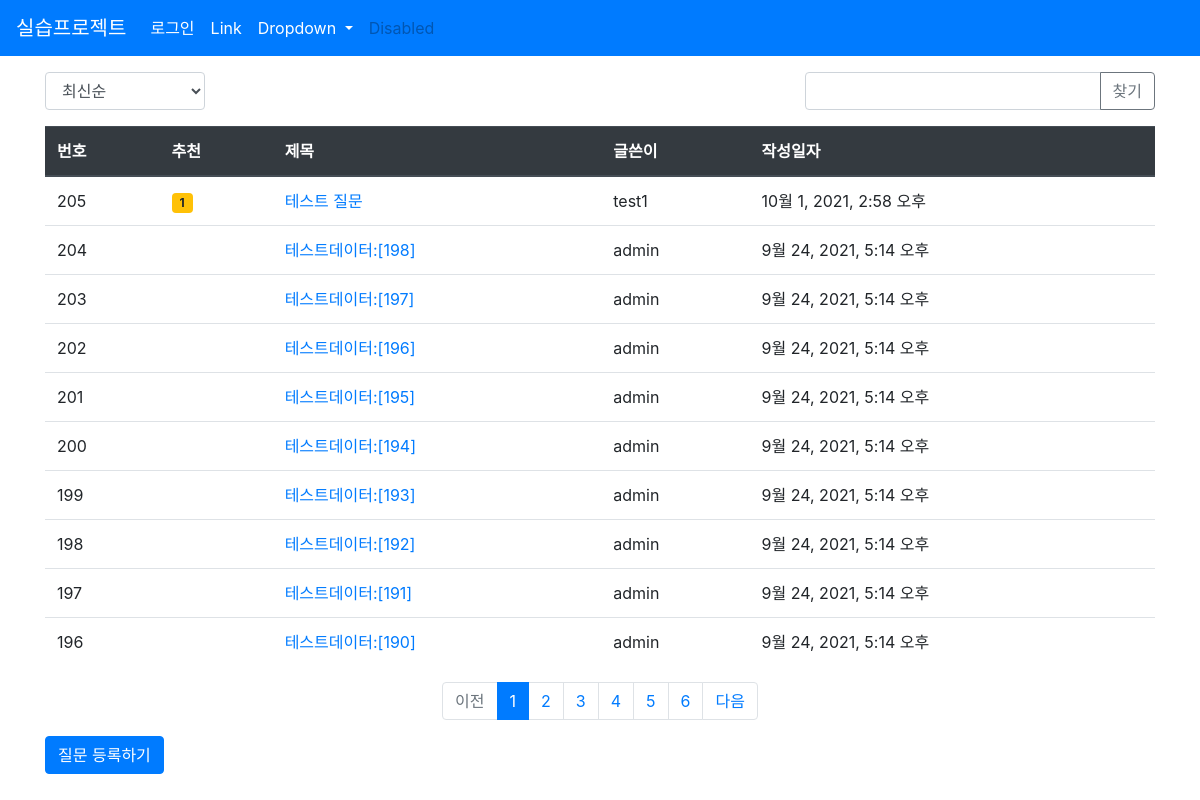
The page /board/ on the database as committed earlier.
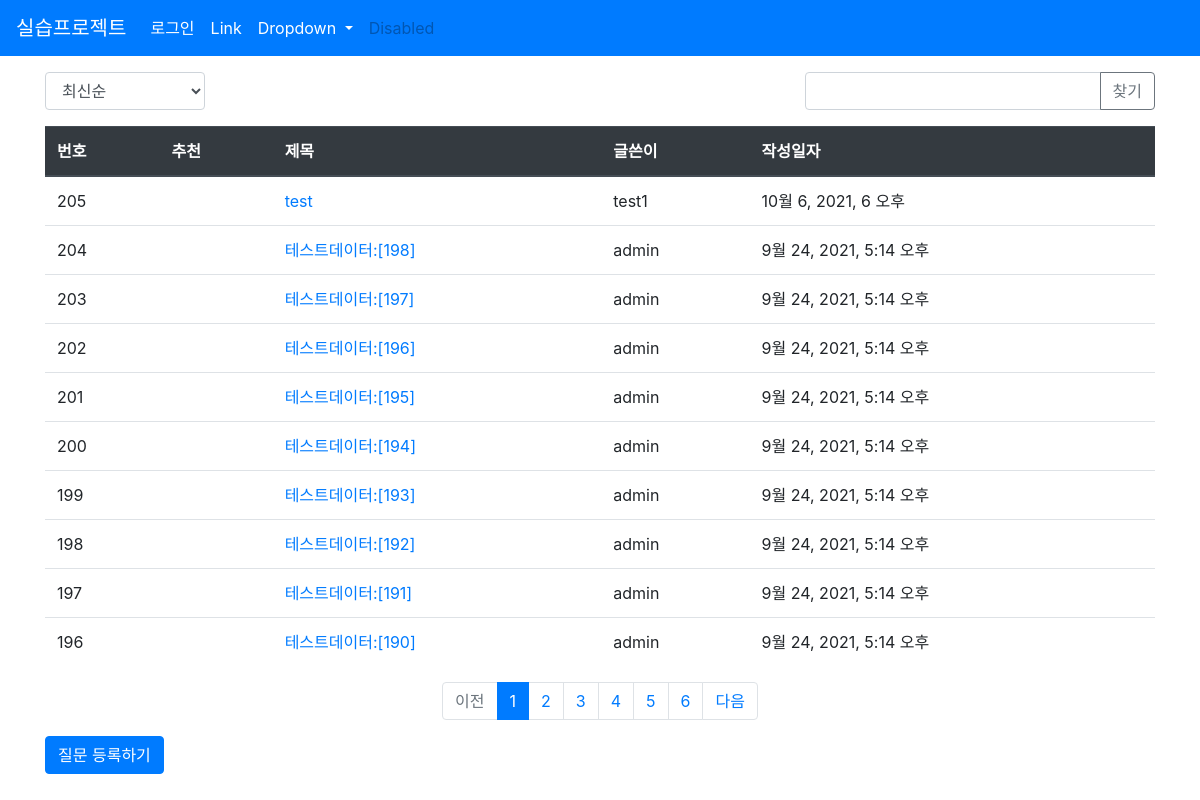
The same page on the database as committed later.
### board/models.py (models this page shows, shortened)
class Question(models.Model):
    author = models.ForeignKey(User, on_delete=models.CASCADE, related_name='author_question')
    subject = models.CharField(max_length=200)
    content = models.TextField()
    create_date = models.DateTimeField()
    modify_date = models.DateTimeField(null=True, blank=True)
    voter = models.ManyToManyField(User, related_name='voter_question') # 추천인

### board/views/base_views.py (the view, shortened to what this page needs)
# urls.py: path('', base_views.index, name='index'),
def index(request):
    page = request.GET.get('page', '1')
    kw = request.GET.get('kw', '')
    so = request.GET.get('so', 'recent')
    if so == "recommend":
        question_list = Question.objects.annotate(num_voter=Count('voter')).order_by('-num_voter','-create_date')
    elif so =='popular':
        question_list = Question.objects.annotate(num_answer=Count('answer')).order_by('-num_answer','-create_date')
    else:
        question_list = Question.objects.order_by('-create_date')
    pagenator = Paginator(question_list, 10)# 페이지당 10개씩
    page_obj = pagenator.get_page(page)
    context = {'question_list': page_obj, 'page': page, 'kw': kw, 'so': so}
    return render(request, 'question_list.html', context)

### board/templatetags/board_filter.py (called while the page is built)
@register.filter
def sub(value, arg):
    return value - arg

### templates/question_list.html (shortened to what this page needs)
{% extends 'base.html' %}
{% load board_filter %}
{% block content %}
<div class="container my-3">
    <div class="row justify-content-between my-3">
        <div class="col-2">
            <select class="form-control so">
                <option value="recent" {% if so == 'recent' %}selected{% endif %} >최신순</option>
            </select>
        </div>
        <div class="col-4 input-group">
            <input type="text" class="form-control kw" value="{{ kw|default_if_none:'' }}">
            <div class="input-group-append">
                <button class="btn btn-outline-secondary" type="button" id="btn_search">찾기</button>
            </div>
        </div>
    </div>
    <table class="table">
        <thead>
            <tr class="thead-dark">
                <th>번호</th>
                <th>추천</th>
                <th>제목</th>
                <th>글쓴이</th>
                <th>작성일자</th>
            </tr>
        </thead>
        <tbody>
        {% if question_list %}
        {% for question in question_list %}
            <tr>
                <td>{{ question_list.paginator.count|sub:question_list.start_index| sub:forloop.counter0|add:1}}</td>
                <td>
                    {% if question.voter.all.count > 0 %}
                    <span class="badge badge-warning px-2 py-1">{{ question.voter.all.count }}</span>
                    {% endif %}
                </td>
                <td>
                    <a href="{% url 'board:detail' question.id %}">{{ question.subject }}</a>
                </td>
                <td>{{ question.author.username }}</td>
                <td>{{ question.create_date }}</td>
            </tr>
        {% endfor %}
        {% else %}
            <tr>
                <td>질문이 없습니다.</td>
            </tr>
        {% endif %}
        </tbody>
    </table>
    <ul class="pagination justify-content-center">
        {% if question_list.has_previous %}
        <li class="page-item">
            <a class="page-link" data-page="{{ question_list.previous_page_number}}" href="#">이전</a>
        </li>
        {% else %}
        <li class="page-item disabled">
            <a class="page-link" aria-disabled="true" tabindex="-1" href="#">이전</a>
        </li>
        {% endif %}
        {% for page_number in question_list.paginator.page_range %}
        {% if page_number >= question_list.number|add:-5 and page_number <= question_list.number|add:5 %}
            {% if page_number == question_list.number %}
            <li class="page-item active" aria-current="page">
                <a class="page-link" data-page="{{ page_number }}" href="#">{{ page_number }}</a>
            </li>
            {% else %}
            <li class="page-item">
                <a class="page-link" data-page="{{ page_number }}" href="#">{{ page_number }}</a>
            </li>
            {% endif %}
        {% endif %}
        {% endfor %}
        {% if question_list.has_next %}
        <li class="page-item">
            <a class="page-link" data-page="{{question_list.next_page_number}}" href="#">다음</a>
        </li>
        {% else %}
        <li class="page-item disabled">
            <a class="page-link" aria-disabled="true" tabindex="-1" href="#">다음</a>
        </li>
        {% endif %}
    </ul>
    <a href="{% url 'board:question_create' %}" class="btn btn-primary">질문 등록하기</a>
</div>
{% endblock %}

Rows that differ between the two databases and show on the page:
removed Question: paginator.count|sub "205", voter.all.count "1", subject "테스트 질문", author.username "test1", create_date "10월 1, 2021, 2:58 오후"
added Question: paginator.count|sub "205", subject "test", author.username "test1", create_date "10월 6, 2021, 6 오후"
